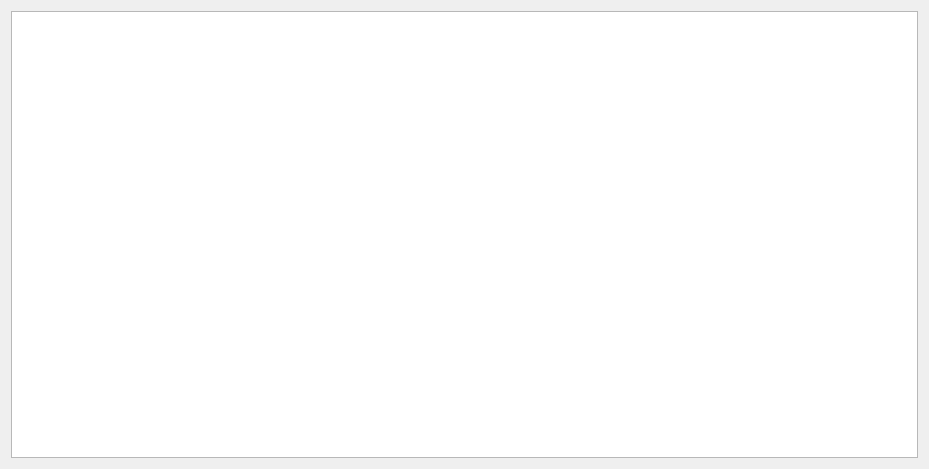
<?xml version="1.0" encoding="UTF-8"?>
<ui version="4.0">
 <class>QnIOPortSettingsWidget</class>
 <widget class="QWidget" name="QnIOPortSettingsWidget">
  <property name="geometry">
   <rect>
    <x>0</x>
    <y>0</y>
    <width>929</width>
    <height>469</height>
   </rect>
  </property>
  <property name="windowTitle">
   <string>Form</string>
  </property>
  <layout class="QVBoxLayout" name="verticalLayout">
   <item>
    <widget class="QTableView" name="tableView"/>
   </item>
  </layout>
 </widget>
 <resources/>
 <connections/>
</ui>
